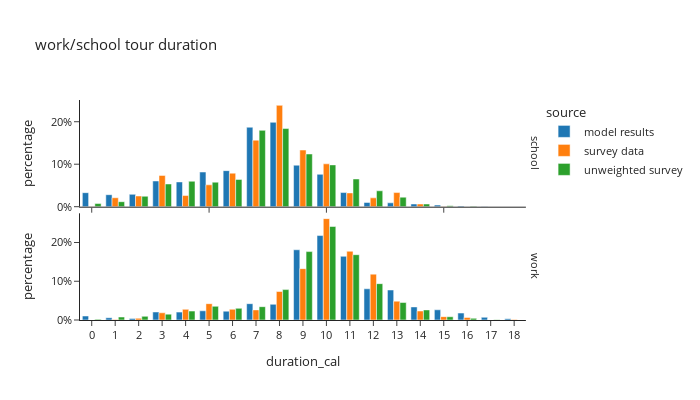

Source (notebook cell):
### Code cell
ws_tour_data['duration_cal'] = ws_tour_data['end'] - ws_tour_data['start']

df_plot = ws_tour_data.groupby(['source','tour_type','duration_cal'])[['trip_weight_2017_2019']].sum().reset_index()
df_plot['percentage'] = df_plot.groupby(['tour_type','source'], group_keys=False)['trip_weight_2017_2019']. \
    apply(lambda x: x / float(x.sum()))

fig = px.bar(df_plot, x="duration_cal", y="percentage", color="source",barmode="group", template="simple_white",
             facet_row='tour_type',
             # color_discrete_sequence=config['psrc_color'],
             title="work/school tour duration")
fig.for_each_annotation(lambda a: a.update(text = a.text.split("=")[-1]))
fig.update_layout(height=400, width=700, font=dict(size=11), yaxis1=dict(tickformat=".0%"), yaxis2=dict(tickformat=".0%", matches=None), xaxis=dict(dtick="1"))
fig.show()

### Figure 1 — Plotly figure (JSON) as saved in the notebook; plotly's stock layout.template omitted (floating-point values rounded to 4 significant figures)
{"data": [{"alignmentgroup": "True", "hovertemplate": "source=model results<br>tour_type=school<br>duration_cal=%{x}<br>percentage=%{y}<extra></extra>", "legendgroup": "model results", "marker": {"color": "#1F77B4", "pattern": {"shape": ""}}, "name": "model results", "offsetgroup": "model results", "orientation": "v", "showlegend": true, "textposition": "auto", "x": [0.0, 1.0, 2.0, 3.0, 4.0, 5.0, 6.0, 7.0, 8.0, 9.0, 10.0, 11.0, 12.0, 13.0, 14.0, 15.0, 16.0, 17.0, 18.0], "xaxis": "x2", "y": [0.03303, 0.02823, 0.02909, 0.06053, 0.0583, 0.0816, 0.08487, 0.1871, 0.1986, 0.09766, 0.07623, 0.03327, 0.01, 0.009137, 0.006391, 0.003814, 0.001804, 0.0003212, 2.58e-05], "yaxis": "y2", "type": "bar"}, {"alignmentgroup": "True", "hovertemplate": "source=model results<br>tour_type=work<br>duration_cal=%{x}<br>percentage=%{y}<extra></extra>", "legendgroup": "model results", "marker": {"color": "#1F77B4", "pattern": {"shape": ""}}, "name": "model results", "offsetgroup": "model results", "orientation": "v", "showlegend": false, "textposition": "auto", "x": [0.0, 1.0, 2.0, 3.0, 4.0, 5.0, 6.0, 7.0, 8.0, 9.0, 10.0, 11.0, 12.0, 13.0, 14.0, 15.0, 16.0, 17.0, 18.0], "xaxis": "x", "y": [0.0103, 0.005859, 0.003994, 0.02069, 0.02033, 0.02372, 0.02277, 0.04212, 0.04053, 0.1812, 0.218, 0.1644, 0.0805, 0.0774, 0.03376, 0.02635, 0.01793, 0.006972, 0.003209], "yaxis": "y", "type": "bar"}, {"alignmentgroup": "True", "hovertemplate": "source=survey data<br>tour_type=school<br>duration_cal=%{x}<br>percentage=%{y}<extra></extra>", "legendgroup": "survey data", "marker": {"color": "#FF7F0E", "pattern": {"shape": ""}}, "name": "survey data", "offsetgroup": "survey data", "orientation": "v", "showlegend": true, "textposition": "auto", "x": [0.0, 1.0, 2.0, 3.0, 4.0, 5.0, 6.0, 7.0, 8.0, 9.0, 10.0, 11.0, 12.0, 13.0, 14.0, 15.0, 16.0], "xaxis": "x2", "y": [0.0004276, 0.02105, 0.02514, 0.07365, 0.02625, 0.05148, 0.07893, 0.1566, 0.2386, 0.1333, 0.1009, 0.03247, 0.02081, 0.0333, 0.006324, 0.0005855, 0.0001564], "yaxis": "y2", "type": "bar"}, {"alignmentgroup": "True", "hovertemplate": "source=survey data<br>tour_type=work<br>duration_cal=%{x}<br>percentage=%{y}<extra></extra>", "legendgroup": "survey data", "marker": {"color": "#FF7F0E", "pattern": {"shape": ""}}, "name": "survey data", "offsetgroup": "survey data", "orientation": "v", "showlegend": false, "textposition": "auto", "x": [0.0, 1.0, 2.0, 3.0, 4.0, 5.0, 6.0, 7.0, 8.0, 9.0, 10.0, 11.0, 12.0, 13.0, 14.0, 15.0, 16.0, 17.0, 18.0], "xaxis": "x", "y": [0.0002976, 0.001346, 0.004404, 0.01859, 0.02754, 0.04216, 0.02759, 0.02609, 0.07356, 0.1326, 0.2616, 0.1774, 0.1184, 0.04857, 0.02316, 0.008709, 0.006547, 1.868e-06, 0.001396], "yaxis": "y", "type": "bar"}, {"alignmentgroup": "True", "hovertemplate": "source=unweighted survey<br>tour_type=school<br>duration_cal=%{x}<br>percentage=%{y}<extra></extra>", "legendgroup": "unweighted survey", "marker": {"color": "#2CA02C", "pattern": {"shape": ""}}, "name": "unweighted survey", "offsetgroup": "unweighted survey", "orientation": "v", "showlegend": true, "textposition": "auto", "x": [0.0, 1.0, 2.0, 3.0, 4.0, 5.0, 6.0, 7.0, 8.0, 9.0, 10.0, 11.0, 12.0, 13.0, 14.0, 15.0, 16.0], "xaxis": "x2", "y": [0.007487, 0.01176, 0.0246, 0.05348, 0.05989, 0.05775, 0.06417, 0.1797, 0.184, 0.1241, 0.0984, 0.06524, 0.03743, 0.02246, 0.006417, 0.002139, 0.00107], "yaxis": "y2", "type": "bar"}, {"alignmentgroup": "True", "hovertemplate": "source=unweighted survey<br>tour_type=work<br>duration_cal=%{x}<br>percentage=%{y}<extra></extra>", "legendgroup": "unweighted survey", "marker": {"color": "#2CA02C", "pattern": {"shape": ""}}, "name": "unweighted survey", "offsetgroup": "unweighted survey", "orientation": "v", "showlegend": false, "textposition": "auto", "x": [0.0, 1.0, 2.0, 3.0, 4.0, 5.0, 6.0, 7.0, 8.0, 9.0, 10.0, 11.0, 12.0, 13.0, 14.0, 15.0, 16.0, 17.0, 18.0], "xaxis": "x", "y": [0.001783, 0.007669, 0.009452, 0.01516, 0.02301, 0.03531, 0.03014, 0.03442, 0.07847, 0.1766, 0.2413, 0.1685, 0.09381, 0.04512, 0.02604, 0.008382, 0.00428, 0.0003567, 0.0001783], "yaxis": "y", "type": "bar"}], "layout": {"xaxis": {"anchor": "y", "domain": [0.0, 0.98], "title": {"text": "duration_cal"}, "dtick": "1"}, "yaxis": {"anchor": "x", "domain": [0.0, 0.485], "title": {"text": "percentage"}, "tickformat": ".0%"}, "xaxis2": {"anchor": "y2", "domain": [0.0, 0.98], "matches": "x", "showticklabels": false}, "yaxis2": {"anchor": "x2", "domain": [0.515, 1.0], "title": {"text": "percentage"}, "tickformat": ".0%"}, "annotations": [{"font": {}, "showarrow": false, "text": "work", "textangle": 90, "x": 0.98, "xanchor": "left", "xref": "paper", "y": 0.2425, "yanchor": "middle", "yref": "paper"}, {"font": {}, "showarrow": false, "text": "school", "textangle": 90, "x": 0.98, "xanchor": "left", "xref": "paper", "y": 0.7575, "yanchor": "middle", "yref": "paper"}], "legend": {"title": {"text": "source"}, "tracegroupgap": 0}, "title": {"text": "work/school tour duration"}, "barmode": "group", "font": {"size": 11}, "height": 400, "width": 700}}
